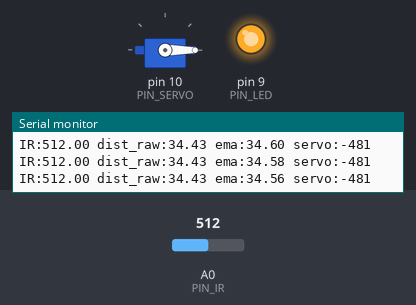
Recording of a sketch running on a simulated Arduino Uno, built with avr-gcc and run on an emulated ATmega328P. On the bench: servo, output pins drawn as LEDs (lit = HIGH), the last lines printed to the serial monitor. The test bench sets the inputs (shaded band); at power-on: A0 (PIN_IR) = 512.

Above: at 1.2 s.
1.3 s: A0 (PIN_IR) set to 306
At 3.2 s:
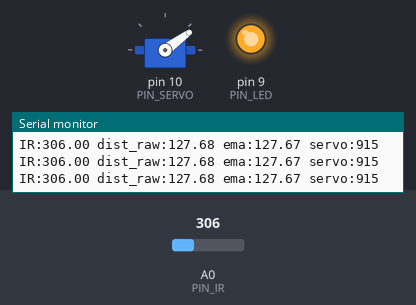
4.3 s: A0 (PIN_IR) set to 240
At 6.5 s:
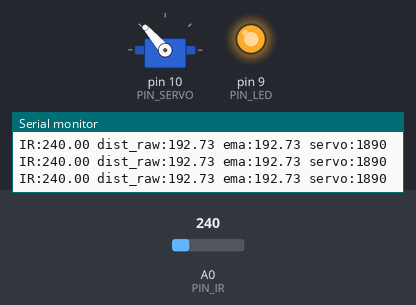
7.3 s: A0 (PIN_IR) set to 25
At 8.5 s:
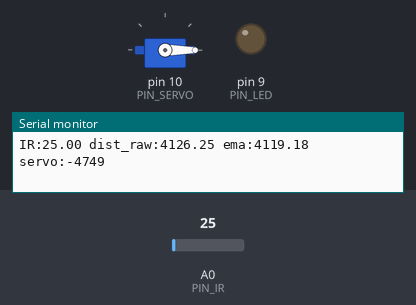
8.9 s: A0 (PIN_IR) set to 23
At 10.1 s:
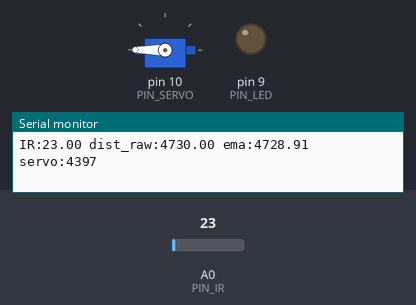
10.6 s: A0 (PIN_IR) set to 0
At 12.2 s:
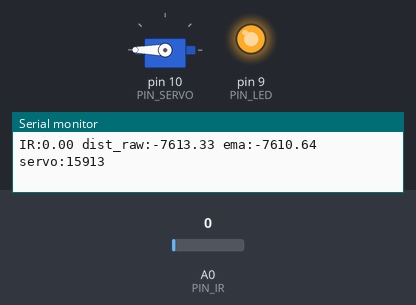
12.5 s: A0 (PIN_IR) set to 260
At 15.1 s:
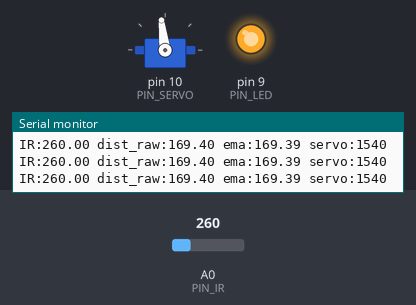
Timing chart, 0 to 16.5 s (numbered marks = the images above; inputs shaded):
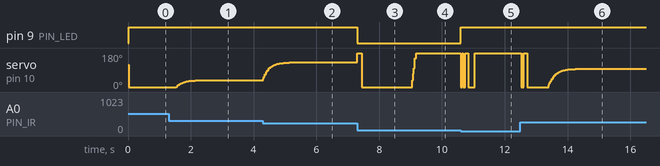

The sketch:

17_example_3.ino
```cpp
#include <Servo.h>

// Arduino pin assignment
#define PIN_IR    0         // IR sensor at Pin A0
#define PIN_LED   9
#define PIN_SERVO 10

#define _DUTY_MIN 500      // servo full clock-wise position (0 degree)
#define _DUTY_NEU 1750     // servo neutral position (90 degree)
#define _DUTY_MAX 2750     // servo full counter-clockwise position (180 degree)

#define _DIST_MIN  100.0   // minimum distance 100mm (10cm)
#define _DIST_MAX  250.0   // maximum distance 250mm (25cm)

#define EMA_ALPHA  0.1     // EMA filter constant
#define LOOP_INTERVAL 20   // Loop Interval in milliseconds (20ms)

Servo myservo;
unsigned long last_loop_time = 0;  // Track the last loop time

float dist_prev = _DIST_MIN;
float dist_ema = _DIST_MIN;

void setup() {
  pinMode(PIN_LED, OUTPUT);  // Set LED pin as output

  myservo.attach(PIN_SERVO);
  myservo.writeMicroseconds(_DUTY_NEU);  // Set servo to neutral position

  Serial.begin(1000000);  // Initialize serial communication at 1,000,000 bps
}

void loop() {
  unsigned long time_curr = millis();
  int duty;
  float a_value, dist_raw;

  // Wait until the next loop interval
  if (time_curr < (last_loop_time + LOOP_INTERVAL)) return;
  last_loop_time += LOOP_INTERVAL;

  // Read the IR sensor value and calculate the raw distance
  a_value = analogRead(PIN_IR);
  dist_raw = ((6762.0 / (a_value - 9.0)) - 4.0) * 10.0 - 60.0;

  // Control LED based on distance range
  if (dist_raw <= _DIST_MAX) {
    digitalWrite(PIN_LED, HIGH);   // Turn on LED when distance is within range
  } else {
    digitalWrite(PIN_LED, LOW);    // Turn off LED when out of range
  }

  // Apply the EMA filter for stable distance reading
  dist_ema = EMA_ALPHA * dist_raw + (1 - EMA_ALPHA) * dist_prev;
  dist_prev = dist_ema;

  // Map the EMA distance to servo duty cycle without map() function
  duty = (int)((dist_ema - _DIST_MIN) / (_DIST_MAX - _DIST_MIN) *
               (_DUTY_MAX - _DUTY_MIN) + _DUTY_MIN);

  // Move the servo to the calculated position
  myservo.writeMicroseconds(duty);

  // Print all relevant data for Serial Plotter
  Serial.print("IR:");        Serial.print(a_value);
  Serial.print(" dist_raw:"); Serial.print(dist_raw);   // Raw distance value for plot
  Serial.print(" ema:");      Serial.print(dist_ema);   // EMA filtered distance for plot
  Serial.print(" servo:");    Serial.print(duty);       // Servo position for plot
  Serial.println("");
}
```

Measured:
- the behaviour switches between 24 and 23 on A0 (PIN_IR) (found by bisection; images 3 and 4)
- after the input at 1.3 s, servo on pin 10 (PIN_SERVO): moves from 0° to 36° over 0.86 s, starting after 0.24 s
- after the input at 4.3 s, servo on pin 10 (PIN_SERVO): moves from 36° to 131° over 1.3 s, starting at once
- after the input at 7.3 s, pin 9 (PIN_LED): HIGH → LOW at once; servo on pin 10 (PIN_SERVO): 131° → 180° at once, → 0° 0.14 s later
- after the input at 8.9 s, servo on pin 10 (PIN_SERVO): 0° → 180° after 0.16 s
- after the input at 10.6 s, pin 9 (PIN_LED): LOW → HIGH at once; servo on pin 10 (PIN_SERVO): alternates 180° for 0.10 s and 0° for 0.17 s, 4 changes in all, then stays 180°, starting at once
- after the input at 12.5 s, servo on pin 10 (PIN_SERVO): ramps from 0° to 180° and jumps back, once every 0.20 s
